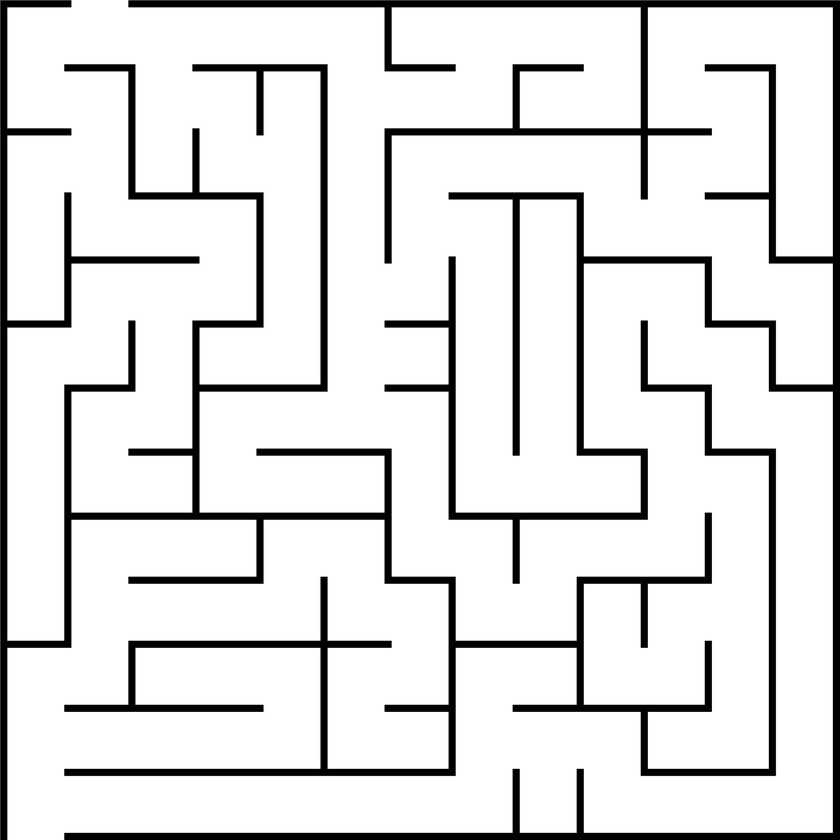
#> input picture simple.jpg, 840 x 840 px, shrunk from 2196 x 2196 before the run
$ python Sobel_edges.py   (older library calls are emulated)
#> lines starting #> are read from the running program, lines starting #| are printed output that depends on the picture; after the words box and inside, x2 and y2 are one past the last pixel; in counts of white or black regions, pixels touching at a corner belong together
import cv2

img = cv2.imread("simple.jpg")
#> img is the input picture: shape (840, 840, 3); min 0, max 255, mean 223
cv2.imshow('img',img)
cv2.waitKey(0)

sobelx = cv2.Sobel(img,cv2.CV_64F,1,0,ksize=5)
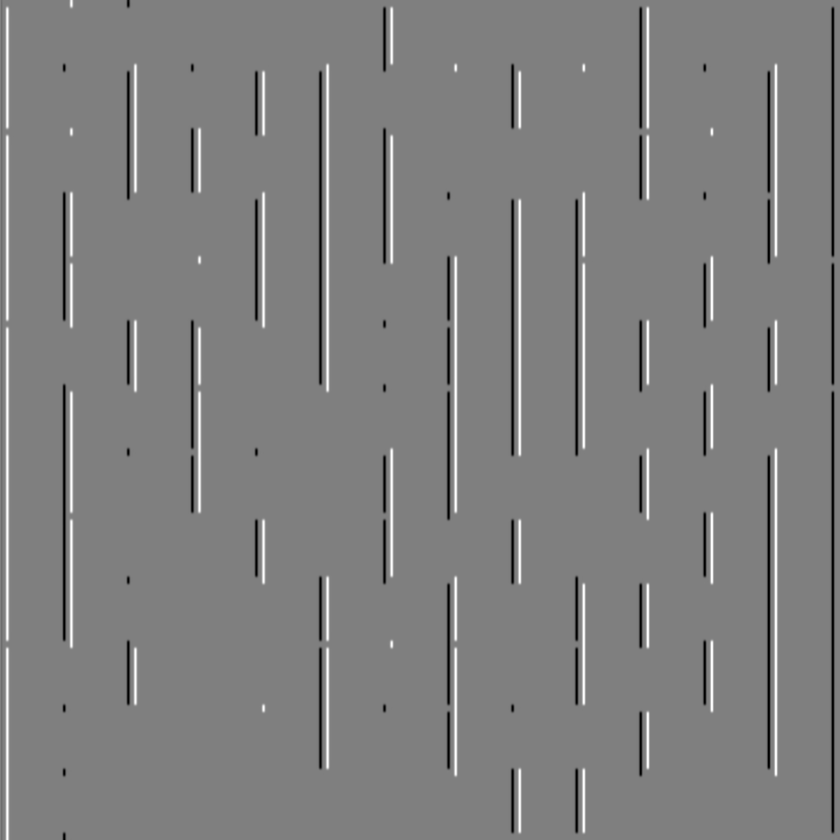
#> sobelx: shape (840, 840, 3) float64; min -12187, max 12206, mean -3.1; drawn with min black and max white
sobely = cv2.Sobel(img,cv2.CV_64F, 0, 1, ksize=5)
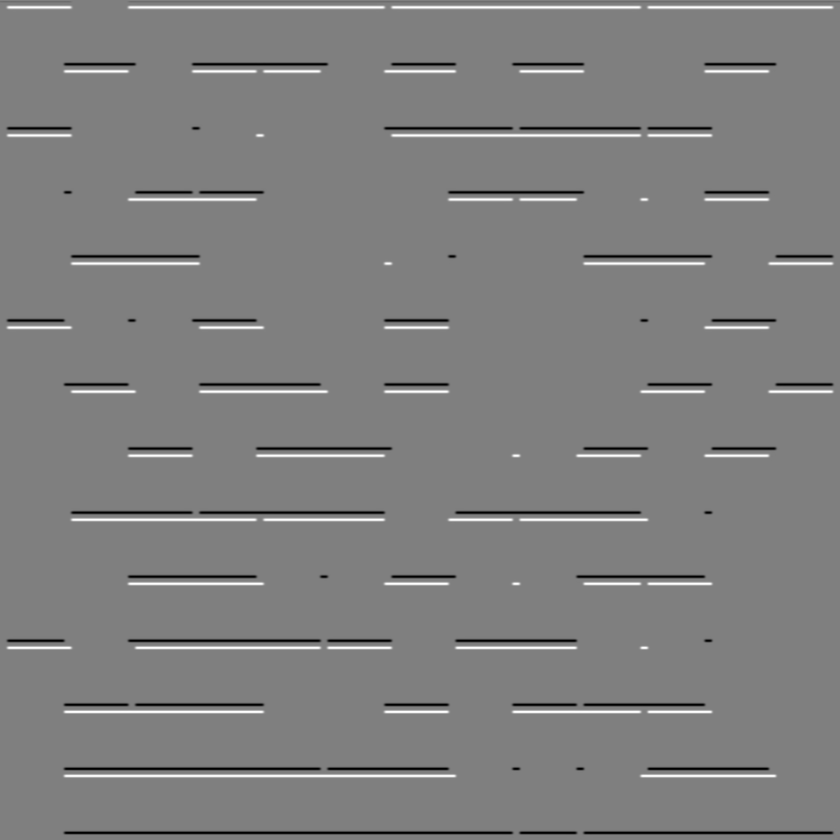
#> sobely: shape (840, 840, 3) float64; min -12196, max 12202, mean -3; drawn with min black and max white

print('Sobel X values - ')
print(sobelx)
#> (printed output is left out)
print('Sobel Y values - ')
print(sobely)
#> (printed output is left out)

cv2.imshow('sobelx',sobelx)
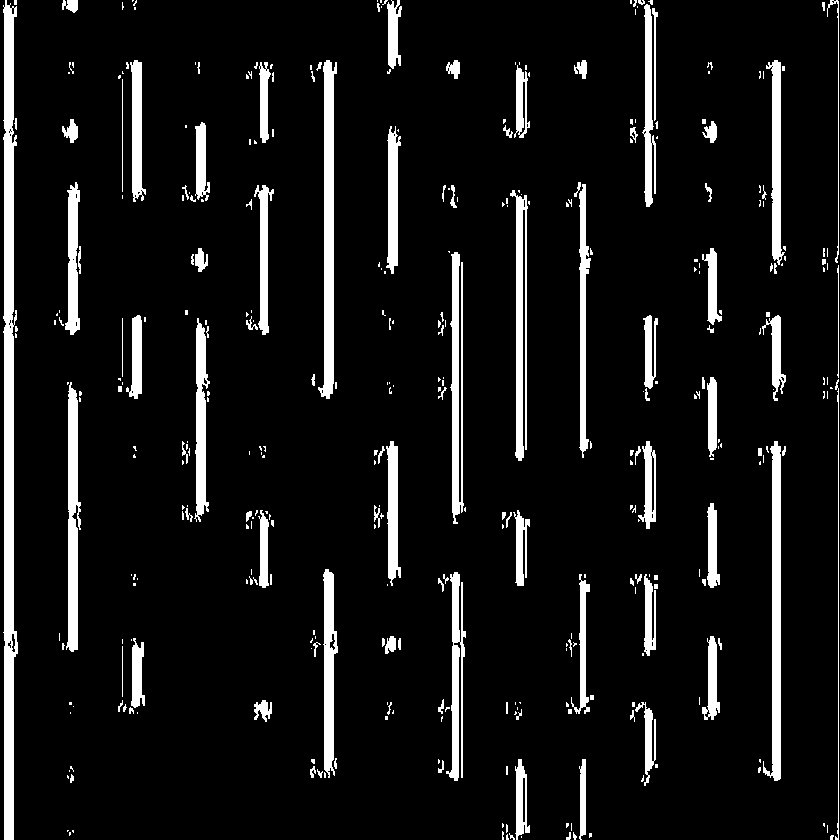
#> window 'sobelx': shape (840, 840, 3); 8.7% white; 361 white regions (238 under 20 px), largest, box (x1, y1, x2, y2) and area: (3, 0, 18, 840) 8388, (318, 60, 337, 399) 3400, (763, 441, 781, 781) 3075
cv2.waitKey(0)

cv2.imshow('sobely',sobely)
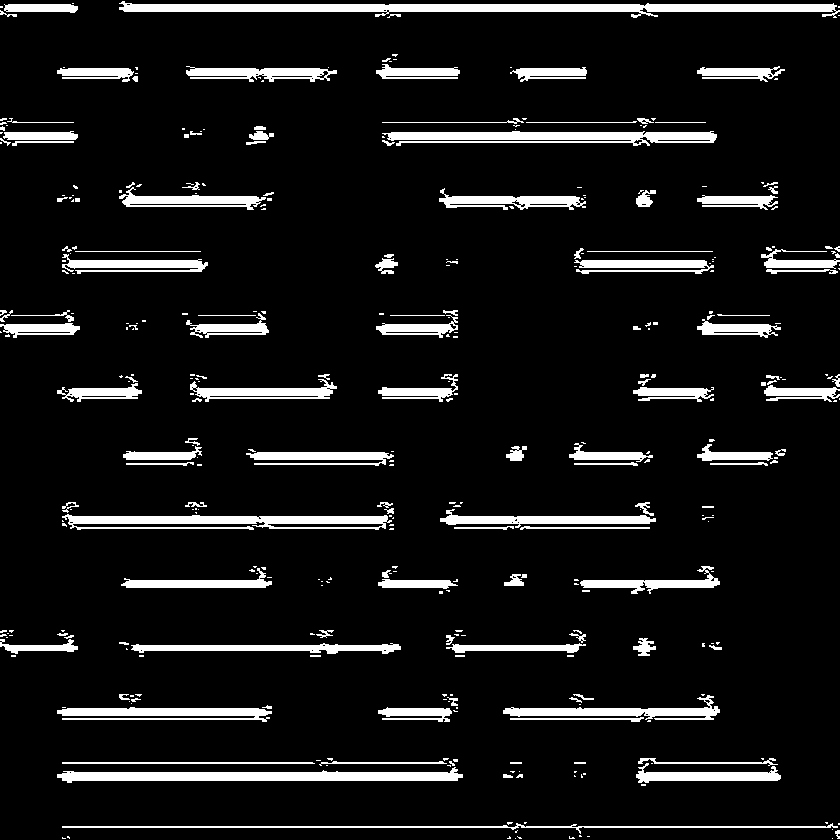
#> window 'sobely': shape (840, 840, 3); 9% white; 369 white regions (235 under 20 px), largest, box (x1, y1, x2, y2) and area: (119, 1, 840, 18) 5834, (57, 767, 463, 783) 3646, (382, 131, 717, 146) 3299
cv2.waitKey(0)

cv2.destroyAllWindows()

$ run again, with katha.png saved as simple.jpg
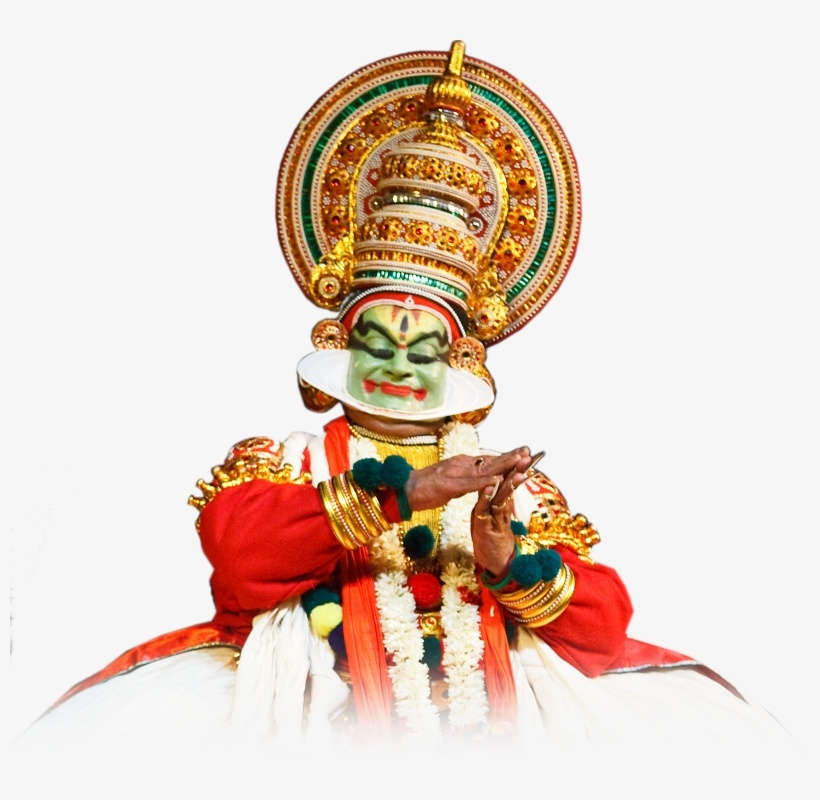
#> input picture katha.png, 820 x 800 px
#> img is the input picture: shape (800, 820, 3); mean B, G, R 198.1, 209.8, 228.4
#> `sobely = cv2.Sobel(img,cv2.CV_64F, 0, 1, ksize=5)`:
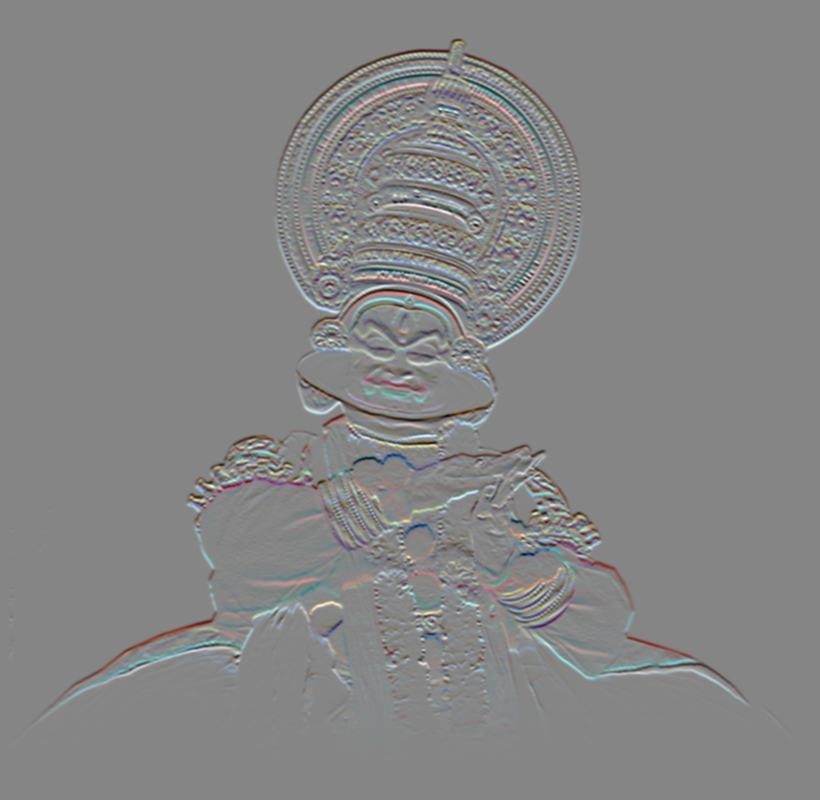
#> sobely: shape (800, 820, 3) float64; mean B, G, R 0, 0, 0; drawn with min black and max white
#> (printed output is left out)
#> (printed output is left out)
#> `cv2.imshow('sobely',sobely)`:
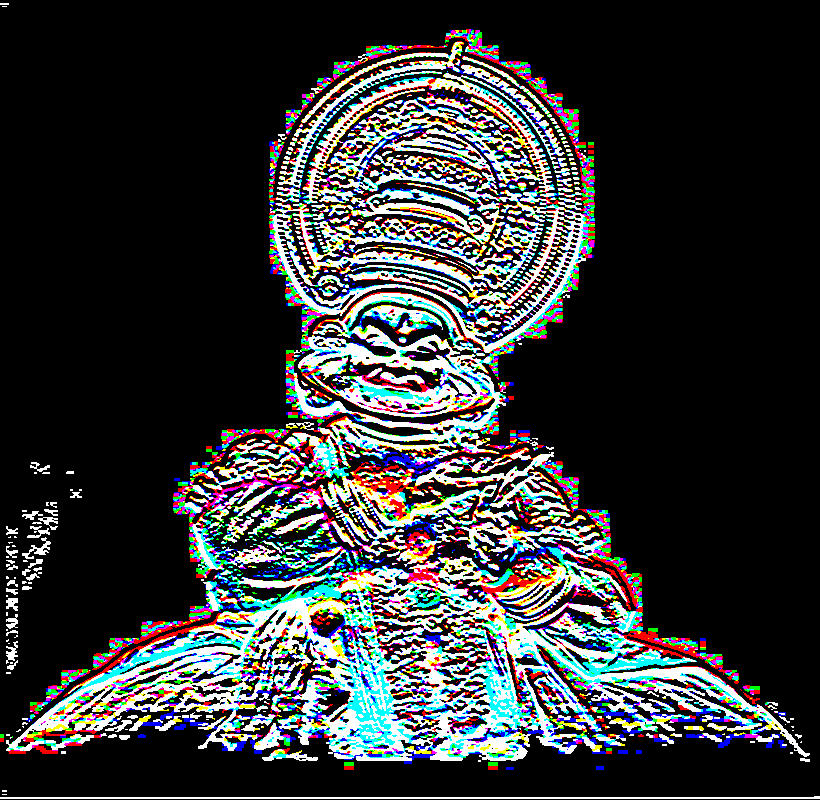
#> window 'sobely': shape (800, 820, 3); mean B, G, R 55.5, 54.8, 52.8
